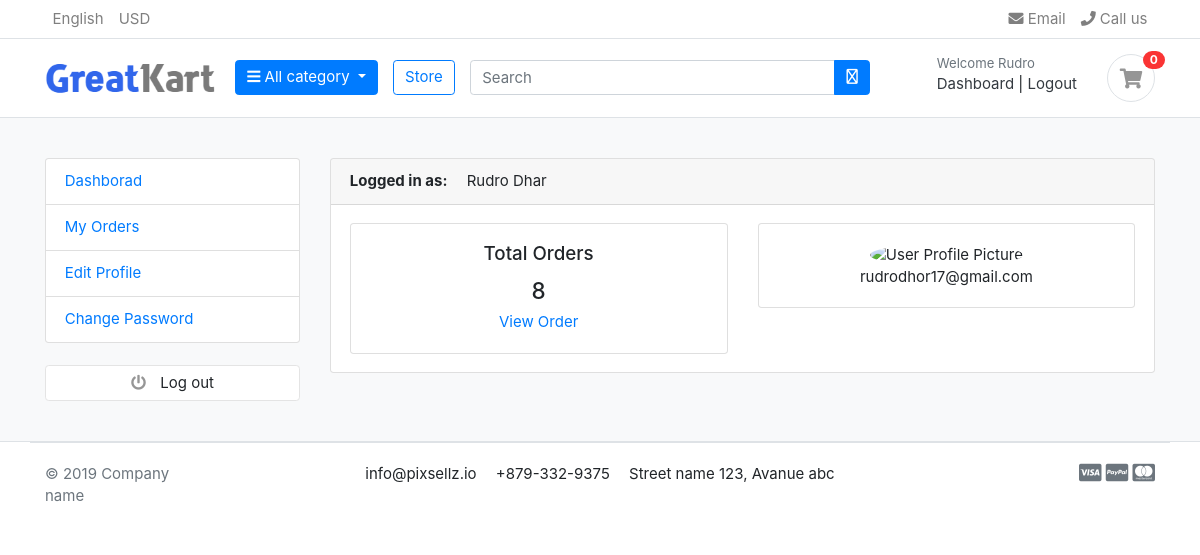
Page /account/dashboard/ (signed in) on the earlier database version.
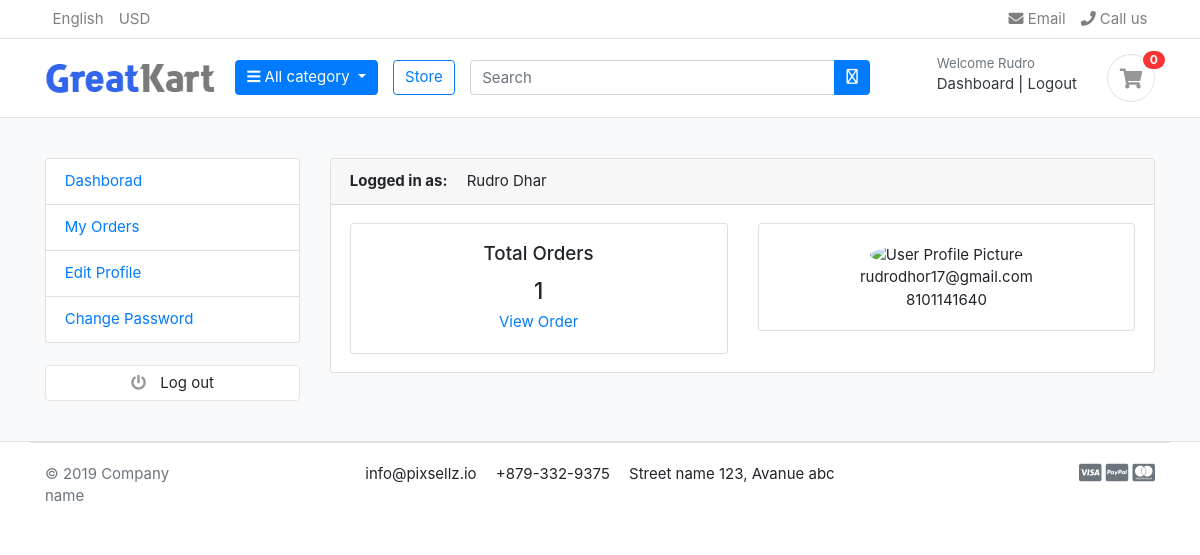
Same page on the later database version.
### account/models.py (models this page shows, shortened)
class Account(AbstractBaseUser):
    first_name = models.CharField(max_length=50)
    last_name = models.CharField(max_length=50)
    username = models.CharField(max_length=20,unique= True)
    email = models.EmailField(max_length=100,unique=True)
    phone_number = models.CharField(max_length=100)
    date_join = models.DateTimeField(auto_now_add=True)
    last_login = models.DateTimeField(auto_now_add=True)
    is_admin = models.BooleanField(default=False)
    is_staff = models.BooleanField(default=False)
    is_active = models.BooleanField(default=False)
    is_superadmin = models.BooleanField(default= False)
    USERNAME_FIELD = 'email'
    REQUIRED_FIELDS = ['username','first_name','last_name',]
    objects = MyAccountManager()
    def full_name(self):
        return f'{self.first_name} {self.last_name}'

### account/views.py (the view)
# urls.py: path('dashboard/', views.dashboard, name='dashboard'),
@login_required(login_url='login')
def dashboard(request):
    orders = Order.objects.order_by('-created_at').filter(user_id=request.user.id, is_ordered=True)
    orders_count = orders.count()
    context = {
        'orders_count': orders_count,
    }
    return render(request, 'account/dashboard.html', context)

### carts/context_processors.py (called while the page is built)
def counter(request):
    cart_count = 0
    if 'admin' in request.path:
        return()
    else:
        try:
            cart = Cart.objects.filter(cart_id = _cart_id(request))
            if request.user.is_authenticated:
                cart_items = CartItem.objects.filter(user=request.user)
            else:
                cart_items = CartItem.objects.filter(cart=cart[:1])
            for cart_item in cart_items:
                cart_count += cart_item.quantity
        except Cart.DoesNotExist:
            cart_count = 0
    return dict(cart_count=cart_count)

### carts/views.py (called while the page is built)
def _cart_id(request):
    cart = request.session.session_key
    if not cart:
        cart = request.session.create()
    return cart

### category/context_processors.py (called while the page is built)
def menu_links(request):
    links = Category.objects.all()
    return dict(links=links)

### category/models.py (called while the page is built)
    def get_url(self):
        return reverse('products_by_category', args=[self.slug])

### templates/account/dashboard.html
{% extends "base.html" %}
{% block content %}
<section class="section-conten padding-y bg">
    <div class="container">
        <div class="row">
        {% include "partials/dashboard_sidebar.html" %}
        <main class="col-md-9">
            <article class="card">
            <header class="card-header">
                <strong class="d-inline-block mr-3">Logged in as:</strong>
                <span>{{user.full_name}}</span>
            </header>
            <div class="card-body">
                <div class="row">
                    <div class="col-md-6">
                        <div class="card text-center">
                            <div class="card-body">
                                <h5 class="card-title">Total Orders</h5>
                                <h4>{{orders_count}}</h4>
                                <a href="">View Order</a>
                            </div>
                        </div>
                    </div>
                    <div class="col-md-6">
                        <div class="card text-center">
                            <div class="card-body">
                                <img src="https://www.w3schools.com/howto/img_avatar.png" alt="User Profile Picture" width="50" height="50" style="border-radius:50%">
                                <p class="mb-0">{{user.email}}</p>
                                <p>{{user.phone_number}}</p>
                            </div>
                        </div>
                    </div>
                </div>
            </div>
            </article>
        </main>
    </div>
    </div>
    </section>
{% endblock content %}

### templates/partials/_header.html (shortened to what this page needs)
{% load static %}
<header class="section-header">
	<nav class="navbar p-md-0 navbar-expand-sm navbar-light border-bottom">
	<div class="container">
	  <div class="collapse navbar-collapse" id="navbarTop4">
		<ul class="navbar-nav mr-auto">
			<li class="nav-item dropdown">
				 <a href="#" class="nav-link"> English </a>
			</li>
			<li class="nav-item dropdown">
				<a href="#" class="nav-link"> USD </a>
			</li>
		</ul>
		<ul class="navbar-nav">
			<li><a href="#" class="nav-link"> <i class="fa fa-envelope"></i> Email </a></li>
			<li><a href="#" class="nav-link"> <i class="fa fa-phone"></i> Call us </a></li>
		</ul>
	  </div>
	</div>
	</nav>
	<section class="header-main border-bottom">
		<div class="container">
	<div class="row align-items-center">
		<div class="col-lg-2 col-md-3 col-6">
			<a href="{% url "home" %}" class="brand-wrap">
				<img class="logo" src="{% static "images/logo.png" %}">
			</a>
		</div>
		<div class="col-lg col-sm col-md col-6 flex-grow-0">
			<div class="dropdown category-wrap d-inline-block float-right">
				<button type="button" class="btn btn-primary dropdown-toggle" data-toggle="dropdown">
					<i class="fa fa-bars"></i> All category
				</button>
			</div>
		</div>
		<a href="{% url "store" %}" class="btn btn-outline-primary">Store</a>
		<div class="col-lg  col-md-6 col-sm-12 col">
			<form action="{% url "search" %}" class="search" method="GET">
				<div class="input-group w-100">
					<input type="text" class="form-control" style="width:60%;" placeholder="Search" name="keyword">
					<div class="input-group-append">
					  <button class="btn btn-primary" type="submit">
						<i class="fa-regular fa-magnifying-glass"></i>
					  </button>
					</div>
				</div>
			</form>
		</div>
		<div class="col-lg-3 col-sm-6 col-8 order-2 order-lg-3">
					<div class="d-flex justify-content-end mb-3 mb-lg-0">
						{% if user.id is None %}
						<div class="widget-header">
							<small class="title text-muted">Welcome guest!</small>
							<div>
								<a href="{% url "login" %}">Sign in</a> <span class="dark-transp"> | </span>
								<a href="{% url "register" %}"> Register</a>
							</div>
						</div>
						{% else %}
						<div class="widget-header">
							<small class="title text-muted">Welcome {{user.first_name}}</small>
							<div>
								<a href="{% url "dashboard" %}">Dashboard</a> <span class="dark-transp"> | </span>
								<a href="{% url "logout" %}"> Logout </a>
							</div>
						</div>
						{% endif %}
						<a href="{% url "cart" %}" class="widget-header pl-3 ml-3">
							<div class="icon icon-sm rounded-circle border"><i class="fa fa-shopping-cart"></i></div>
							<span class="badge badge-pill badge-danger notify">{{cart_count}}</span>
						</a>
					</div>
				</div>
	</div>
		</div>
	</section>
	</header>

Differences in the rows shown:
changed Account "Rudro Dhar": phone_number (not shown) → "8101141640"
Other differences:
{{ orders_count }}: "8" → "1"
